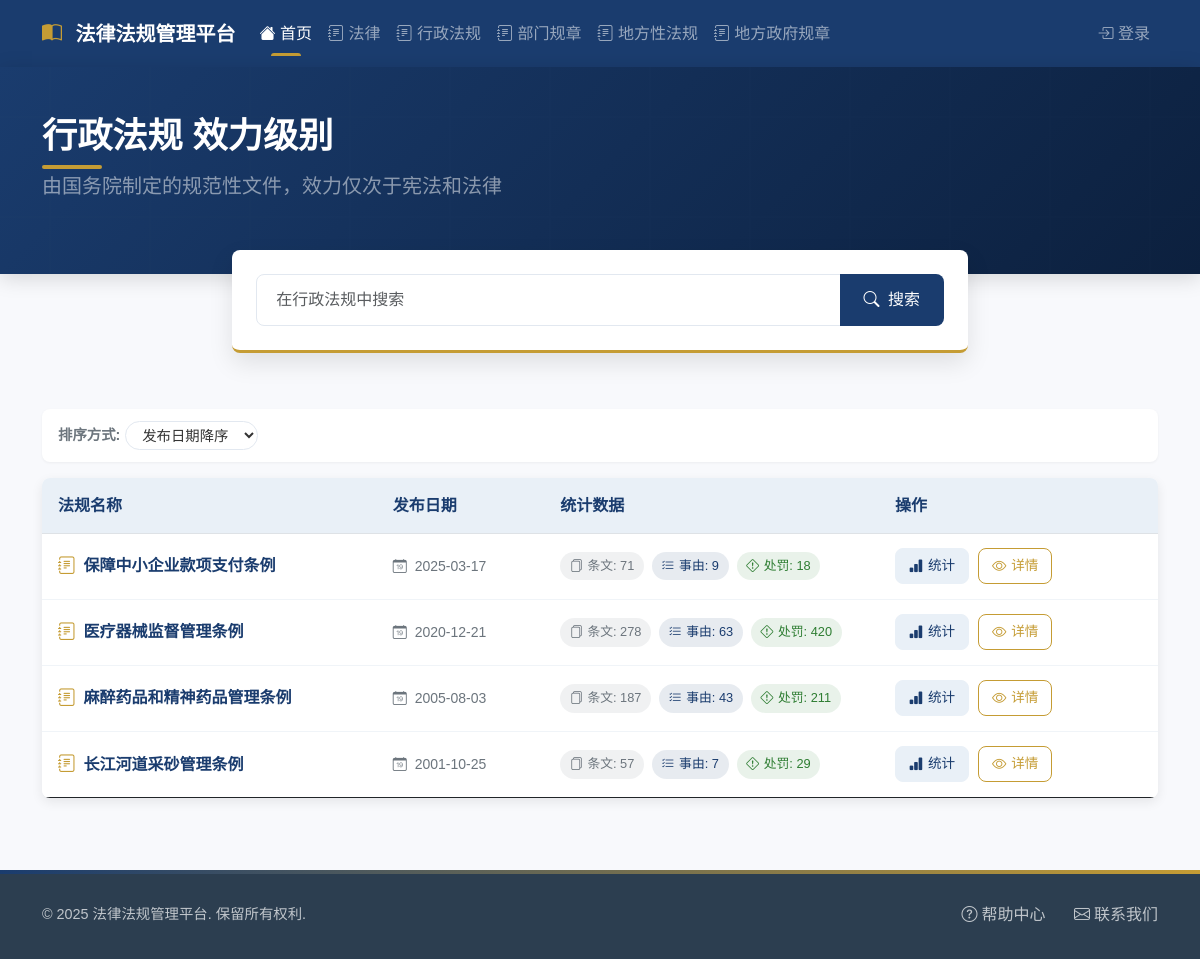
Screenshot of /regulations/level/行政法规 with the database file from the repository.
### models.py (models this page shows)
class LegalRegulation(db.Model):
    id = db.Column(db.Integer, primary_key=True)
    name = db.Column(db.String(200), nullable=False, unique=True)  # 法规名称
    document_number = db.Column(db.String(100))  # 文号
    issued_by = db.Column(db.String(100))  # 通过机构
    approved_by = db.Column(db.String(100))  # 批准机构
    issued_date = db.Column(db.DateTime)  # 批准日期
    effective_date = db.Column(db.DateTime)  # 生效日期
    revision_date = db.Column(db.DateTime)  # 修订日期
    hierarchy_level = db.Column(db.String(50))  # 效力级别
    province = db.Column(db.String(50))  # 省
    city = db.Column(db.String(50))  # 市
    status = db.Column(db.String(20), default='active')  # 状态：active, archived
    structures = relationship('LegalStructure', back_populates='regulation', cascade='all, delete-orphan')
    causes = relationship('LegalCause', back_populates='regulation', cascade='all, delete-orphan')

### app.py (the view, shortened to what this page needs)
@app.route('/regulations/level/<level>')
def regulations_by_level(level):
    page = request.args.get('page', 1, type=int)
    per_page = 10
    keyword = request.args.get('keyword', '')
    sort = request.args.get('sort', 'date_desc')
    if level == '地方性法规':
        base_query = LegalRegulation.query.filter(
            db.or_(
                LegalRegulation.hierarchy_level == '地方性法规',
                LegalRegulation.hierarchy_level == '自治条例',
                LegalRegulation.hierarchy_level == '单行条例'
            )
        )
    else:
        base_query = LegalRegulation.query.filter_by(hierarchy_level=level)
    if sort == 'date_asc':
        base_query = base_query.order_by(LegalRegulation.issued_date.asc())
    elif sort == 'name':
        base_query = base_query.order_by(LegalRegulation.name.asc())
    else:  # 默认为date_desc
        base_query = base_query.order_by(LegalRegulation.issued_date.desc())
    pagination = base_query.paginate(page=page, per_page=per_page, error_out=False)
    regulations = pagination.items
    return render_template('regulations/level_list.html',
                           regulations=regulations,
                           pagination=pagination,
                           current_level=level)

### app.py (called while the page is built)
def get_punishment_count(regulation_id):
    return db.session.query(LegalPunishment).\
        join(LegalCause).\
        filter(LegalCause.regulation_id == regulation_id).\
        count()

@app.context_processor
def utility_processor():
    return {
        'get_punishment_count': get_punishment_count
    }

### templates/regulations/level_list.html (shortened to what this page needs)
<!DOCTYPE html>
<html lang="zh">
<head>
    <link href="https://cdn.jsdelivr.net/npm/bootstrap@5.3.0/dist/css/bootstrap.min.css" rel="stylesheet">
    <link rel="stylesheet" href="https://cdn.jsdelivr.net/npm/bootstrap-icons@1.11.0/font/bootstrap-icons.css">
    <link href="{{ url_for('static', filename='css/common.css') }}" rel="stylesheet">
    <link href="{{ url_for('static', filename='css/home.css') }}" rel="stylesheet">
</head>
<body>
    <nav class="navbar navbar-expand-lg navbar-dark">
        <div class="container">
            <a class="navbar-brand" href="/">
                <i class="bi bi-book-half"></i> 法律法规管理平台
            </a>
            <div class="collapse navbar-collapse" id="navbarNav">
                <ul class="navbar-nav">
                    <li class="nav-item">
                        <a class="nav-link active" href="/">
                            <i class="bi bi-house-fill"></i> 首页
                        </a>
                    </li>
                    <li class="nav-item">
                        <a class="nav-link {% if request.path == url_for('regulations_by_level', level='法律') %}active{% endif %}"
                           href="{{ url_for('regulations_by_level', level='法律') }}">
                            <i class="bi bi-journal-text"></i> 法律
                        </a>
                    </li>
                    <li class="nav-item">
                        <a class="nav-link {% if request.path == url_for('regulations_by_level', level='行政法规') %}active{% endif %}"
                           href="{{ url_for('regulations_by_level', level='行政法规') }}">
                            <i class="bi bi-journal-text"></i> 行政法规
                        </a>
                    </li>
                    <li class="nav-item">
                        <a class="nav-link {% if request.path == url_for('regulations_by_level', level='部门规章') %}active{% endif %}"
                           href="{{ url_for('regulations_by_level', level='部门规章') }}">
                            <i class="bi bi-journal-text"></i> 部门规章
                        </a>
                    </li>
                    <li class="nav-item">
                        <a class="nav-link {% if request.path == url_for('regulations_by_level', level='地方性法规') %}active{% endif %}"
                           href="{{ url_for('regulations_by_level', level='地方性法规') }}">
                            <i class="bi bi-journal-text"></i> 地方性法规
                        </a>
                    </li>
                    <li class="nav-item">
                        <a class="nav-link {% if request.path == url_for('regulations_by_level', level='地方政府规章') %}active{% endif %}"
                           href="{{ url_for('regulations_by_level', level='地方政府规章') }}">
                            <i class="bi bi-journal-text"></i> 地方政府规章
                        </a>
                    </li>
                </ul>
                <ul class="navbar-nav ms-auto">
                    {% if current_user.is_authenticated %}
                    <li class="nav-item dropdown">
                        <a class="nav-link dropdown-toggle" href="#" role="button" data-bs-toggle="dropdown">
                            <i class="bi bi-person-circle"></i> {{ current_user.username }}
                        </a>
                        <ul class="dropdown-menu dropdown-menu-end">
                            <li><a class="dropdown-item" href="#"><i class="bi bi-person-gear"></i> 个人设置</a></li>
                            <li><hr class="dropdown-divider"></li>
                            <li><a class="dropdown-item" href="{{ url_for('logout') }}"><i class="bi bi-box-arrow-right"></i> 退出登录</a></li>
                        </ul>
                    </li>
                    {% else %}
                    <li class="nav-item">
                        <a class="nav-link" href="{{ url_for('login') }}">
                            <i class="bi bi-box-arrow-in-right"></i> 登录
                        </a>
                    </li>
                    {% endif %}
                </ul>
            </div>
        </div>
    </nav>
    <header class="page-header">
        <div class="container">
            <div class="row align-items-center">
                <div class="col-lg-8">
                    <h1 class="page-title">
                        {{ current_level }}
                        <span class="level-badge">效力级别</span>
                    </h1>
                    <p class="lead text-white-50">
                        {% if current_level == '法律' %}
                        由全国人民代表大会及其常务委员会制定的规范性文件，具有最高法律效力
                        {% elif current_level == '行政法规' %}
                        由国务院制定的规范性文件，效力仅次于宪法和法律
                        {% elif current_level == '部门规章' %}
                        由国务院各部委制定的规范性文件，效力低于国家行政法规
                        {% elif current_level == '地方性法规' %}
                        由地方人大及其常委会制定的规范性文件，包括自治条例和单行条例
                        {% elif current_level == '地方政府规章' %}
                        由地方政府制定的规范性文件，效力低于地方性法规
                        {% endif %}
                    </p>
                </div>
            </div>
        </div>
    </header>
    <div class="container">
        <div class="row justify-content-center">
            <div class="col-lg-8">
                <form action="{{ url_for('regulations_by_level', level=current_level) }}" method="get" class="search-container">
                    <div class="input-group">
                        <input type="text" class="form-control search-input"
                               name="keyword"
                               placeholder="在{{ current_level }}中搜索"
                               value="{{ request.args.get('keyword', '') }}">
                        <button class="btn search-btn" type="submit">
                            <i class="bi bi-search me-1"></i> 搜索
                        </button>
                    </div>
                </form>
            </div>
        </div>
    </div>
    <section class="content-section">
        <div class="container">
            <div class="filter-options">
                <div class="filter-group d-flex align-items-center me-3">
                    <span class="filter-label">排序方式:</span>
                    <select class="filter-select" name="sort" id="sortSelect" onchange="applySort()">
                        <option value="date_desc" {% if request.args.get('sort') == 'date_desc' or not request.args.get('sort') %}selected{% endif %}>发布日期降序</option>
                    </select>
                </div>
            </div>
            {% if regulations %}
            <div class="regulations-table-container">
                <table class="table regulations-table mb-0">
                    <thead>
                        <tr>
                            <th style="width: 30%">法规名称</th>
                            <th style="width: 15%">发布日期</th>
                            <th style="width: 30%">统计数据</th>
                            <th style="width: 25%">操作</th>
                        </tr>
                    </thead>
                    <tbody>
                        {% for regulation in regulations %}
                        <tr>
                            <td>
                                <div class="regulation-name">
                                    <i class="bi bi-journal-text"></i>
                                    {{ regulation.name }}
                                </div>
                            </td>
                            <td>
                                <div class="text-secondary small">
                                    <i class="bi bi-calendar-date me-1"></i>
                                    {{ regulation.issued_date.strftime('%Y-%m-%d') if regulation.issued_date else '' }}
                                </div>
                            </td>
                            <td>
                                <div class="stat-badges">
                                    <span class="stat-badge">
                                        <i class="bi bi-files"></i>条文: {{ regulation.structures|length }}
                                    </span>
                                    <span class="stat-badge primary">
                                        <i class="bi bi-list-check"></i>事由: {{ regulation.causes|length }}
                                    </span>
                                    <span class="stat-badge success">
                                        <i class="bi bi-exclamation-diamond"></i>处罚: {{ get_punishment_count(regulation.id) }}
                                    </span>
                                </div>
                            </td>
                            <td>
                                <a href="{{ url_for('regulation_stats', regulation_id=regulation.id) }}"
                                class="action-btn stats-btn">
                                    <i class="bi bi-bar-chart-fill"></i> 统计
                                </a>
                                <a href="{{ url_for('regulation_detail', regulation_id=regulation.id, source='level', level=current_level) }}"  class="action-btn detail-btn">
                                    <i class="bi bi-eye"></i> 详情
                                </a>
                            </td>
                        </tr>
                        {% endfor %}
                    </tbody>
                </table>
            </div>
            {% endif %}
        </div>
    </section>
    <footer>
        <div class="container">
            <div class="footer-content">
                <p class="copyright mb-0">&copy; 2025 法律法规管理平台. 保留所有权利.</p>
                <div class="footer-links">
                    <a href="#"><i class="bi bi-question-circle me-1"></i>帮助中心</a>
                    <a href="#"><i class="bi bi-envelope me-1"></i>联系我们</a>
                </div>
            </div>
        </div>
    </footer>
</body>
</html>

### static/css/common.css (style rules this page uses)
:root { --primary-color: #1a3c6e; --secondary-color: #f8f9fc; --accent-color: #c59c34; --dark-color: #2c3e50; --light-accent: #e9f0f7; --text-primary: #333333; --text-secondary: #6c757d; --border-radius: 8px; --card-shadow: 0 4px 12px rgba(0,0,0,0.08); --transition: all 0.3s ease; --success-color: #2e7d32; --warning-color: #ff8f00; --danger-color: #c62828; }
body { font-family: 'Microsoft YaHei', '微软雅黑', Arial, sans-serif; background-color: var(--secondary-color); line-height: 1.6; }
.navbar { background-color: var(--primary-color) !important; box-shadow: 0 2px 10px rgba(0, 0, 0, 0.15); padding: 0.7rem 1rem; }
.navbar-brand { font-weight: 600; font-size: 1.25rem; }
.navbar-brand i { margin-right: 8px; color: var(--accent-color); }
.nav-link { padding: 0.6rem 1rem; position: relative; font-weight: 500; }
.nav-link.active::after { content: ''; position: absolute; bottom: 0; left: 50%; transform: translateX(-50%); width: 30px; height: 3px; background-color: var(--accent-color); border-radius: 3px 3px 0 0; }

### rows the page displays
LegalRegulation: name "保障中小企业款项支付条例", issued_date "2025-03-17", structures|length "71", causes|length "9", get_punishment_count "18"
LegalRegulation: name "医疗器械监督管理条例", issued_date "2020-12-21", structures|length "278", causes|length "63", get_punishment_count "420"
LegalRegulation: name "麻醉药品和精神药品管理条例", issued_date "2005-08-03", structures|length "187", causes|length "43", get_punishment_count "211"
LegalRegulation: name "长江河道采砂管理条例", issued_date "2001-10-25", structures|length "57", causes|length "7", id "29"

### other values shown
{{ current_level }} "行政法规"
